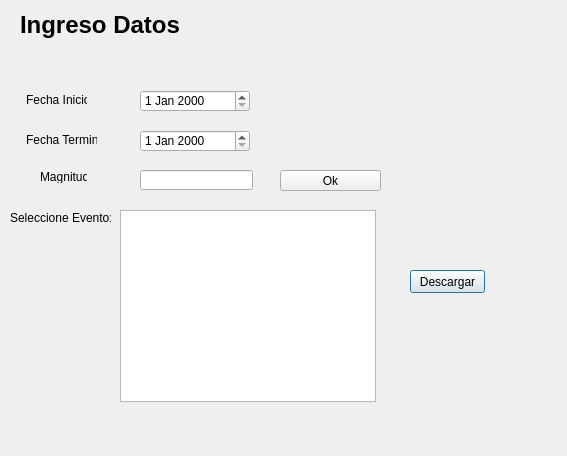
<?xml version="1.0" encoding="UTF-8"?>
<ui version="4.0">
 <class>Descarga</class>
 <widget class="QDialog" name="Descarga">
  <property name="geometry">
   <rect>
    <x>0</x>
    <y>0</y>
    <width>567</width>
    <height>456</height>
   </rect>
  </property>
  <property name="windowTitle">
   <string>Descarga Datos</string>
  </property>
  <widget class="QLabel" name="evento_label">
   <property name="geometry">
    <rect>
     <x>10</x>
     <y>210</y>
     <width>101</width>
     <height>16</height>
    </rect>
   </property>
   <property name="text">
    <string>Seleccione Evento:</string>
   </property>
  </widget>
  <widget class="QLabel" name="label_2">
   <property name="geometry">
    <rect>
     <x>20</x>
     <y>10</y>
     <width>291</width>
     <height>31</height>
    </rect>
   </property>
   <property name="text">
    <string>&lt;html&gt;&lt;head/&gt;&lt;body&gt;&lt;p&gt;&lt;span style=&quot; font-size:18pt; font-weight:600;&quot;&gt;Ingreso Datos&lt;/span&gt;&lt;/p&gt;&lt;/body&gt;&lt;/html&gt;</string>
   </property>
  </widget>
  <widget class="QLabel" name="fi_label">
   <property name="geometry">
    <rect>
     <x>26</x>
     <y>90</y>
     <width>61</width>
     <height>20</height>
    </rect>
   </property>
   <property name="text">
    <string>Fecha Inicio</string>
   </property>
  </widget>
  <widget class="QLabel" name="ft_label">
   <property name="geometry">
    <rect>
     <x>26</x>
     <y>130</y>
     <width>71</width>
     <height>20</height>
    </rect>
   </property>
   <property name="text">
    <string>Fecha Termino</string>
   </property>
  </widget>
  <widget class="QLabel" name="label">
   <property name="geometry">
    <rect>
     <x>40</x>
     <y>170</y>
     <width>47</width>
     <height>13</height>
    </rect>
   </property>
   <property name="text">
    <string>Magnitud</string>
   </property>
  </widget>
  <widget class="QLineEdit" name="magnitud_edit">
   <property name="geometry">
    <rect>
     <x>140</x>
     <y>170</y>
     <width>113</width>
     <height>20</height>
    </rect>
   </property>
  </widget>
  <widget class="QPushButton" name="descarga_button">
   <property name="geometry">
    <rect>
     <x>410</x>
     <y>270</y>
     <width>75</width>
     <height>23</height>
    </rect>
   </property>
   <property name="text">
    <string>Descargar</string>
   </property>
  </widget>
  <widget class="QPushButton" name="datos_Button">
   <property name="geometry">
    <rect>
     <x>280</x>
     <y>170</y>
     <width>101</width>
     <height>21</height>
    </rect>
   </property>
   <property name="text">
    <string>Ok</string>
   </property>
  </widget>
  <widget class="QDateEdit" name="fecha_inicio_edit">
   <property name="geometry">
    <rect>
     <x>140</x>
     <y>90</y>
     <width>110</width>
     <height>22</height>
    </rect>
   </property>
  </widget>
  <widget class="QDateEdit" name="fecha_termino_edit">
   <property name="geometry">
    <rect>
     <x>140</x>
     <y>130</y>
     <width>110</width>
     <height>22</height>
    </rect>
   </property>
  </widget>
  <widget class="QListWidget" name="descargar_listWidget">
   <property name="geometry">
    <rect>
     <x>120</x>
     <y>210</y>
     <width>256</width>
     <height>192</height>
    </rect>
   </property>
  </widget>
 </widget>
 <resources/>
 <connections/>
</ui>
